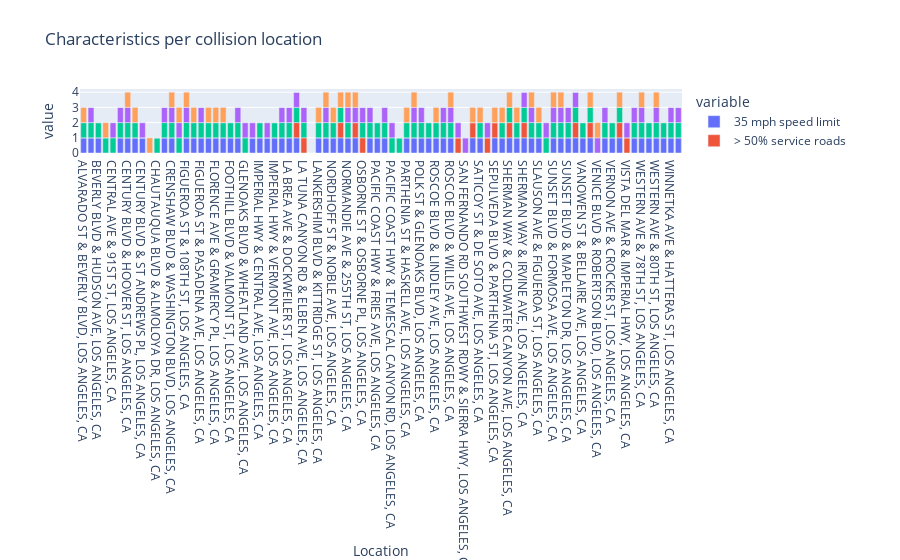

The code cell stored with this chart in its notebook:
### Code cell
#make stacked bar chart
fig = px.bar(chart, x="Location", y=["35 mph speed limit", "> 50% service roads", "> 50% residential buildings", "night time collision", "< 2.63 streetlights"], title="Characteristics per collision location")
fig.show()

### Figure 1 — Plotly figure (JSON) as saved in the notebook; plotly's stock layout.template omitted (floating-point values rounded to 4 significant figures)
{"data": [{"alignmentgroup": "True", "hovertemplate": "variable=35 mph speed limit<br>Location=%{x}<br>value=%{y}<extra></extra>", "legendgroup": "35 mph speed limit", "marker": {"color": "#636efa", "pattern": {"shape": ""}}, "name": "35 mph speed limit", "offsetgroup": "35 mph speed limit", "orientation": "v", "showlegend": true, "textposition": "auto", "type": "bar", "x": ["ALVARADO ST & BEVERLY BLVD, LOS ANGELES, CA", "AVALON BLVD & 118TH PL, LOS ANGELES, CA", "BEVERLY BLVD & HUDSON AVE, LOS ANGELES, CA", "CENTRAL AVE & 29TH ST, LOS ANGELES, CA", "CENTRAL AVE & 91ST ST, LOS ANGELES, CA", "CENTRAL AVE & 92ND ST, LOS ANGELES, CA", "CENTURY BLVD & HOOVER ST, LOS ANGELES, CA", "CENTURY BLVD & MAIN ST, LOS ANGELES, CA", "CENTURY BLVD & ST ANDREWS PL, LOS ANGELES, CA", "CESAR E CHAVEZ AVE & VIGNES ST, LOS ANGELES, CA", "CHAUTAUQUA BLVD & ALMOLOYA DR, LOS ANGELES, CA", "CRENSHAW BLVD & 63RD ST, LOS ANGELES, CA", "CRENSHAW BLVD & WASHINGTON BLVD, LOS ANGELES, CA", "CULVER BLVD & SLAUSON AVE, LOS ANGELES, CA", "FIGUEROA ST & 108TH ST, LOS ANGELES, CA", "FIGUEROA ST & 54TH ST, LOS ANGELES, CA", "FIGUEROA ST & PASADENA AVE, LOS ANGELES, CA", "FLORENCE AVE & CIMARRON ST, LOS ANGELES, CA", "FLORENCE AVE & GRAMERCY PL, LOS ANGELES, CA", "FLORENCE AVE & HOOVER ST, LOS ANGELES, CA", "FOOTHILL BLVD & VALMONT ST, LOS ANGELES, CA", "FULTON AVE & ERWIN ST, LOS ANGELES, CA", "GLENOAKS BLVD & WHEATLAND AVE, LOS ANGELES, CA", "HAYVENHURST AVE & SHERMAN WAY, LOS ANGELES, CA", "IMPERIAL HWY & CENTRAL AVE, LOS ANGELES, CA", "IMPERIAL HWY & SUCCESS AVE, LOS ANGELES, CA", "IMPERIAL HWY & VERMONT AVE, LOS ANGELES, CA", "JEFFERSON BLVD & COCHRAN AVE, LOS ANGELES, CA", "LA BREA AVE & DOCKWEILER ST, LOS ANGELES, CA", "LA BREA AVE & RODEO RD, LOS ANGELES, CA", "LA TUNA CANYON RD & ELBEN AVE, LOS ANGELES, CA", "LA TUNA CANYON RD & RT 210 E/B OFF, LOS ANGELES, CA", "LANKERSHIM BLVD & KITTRIDGE ST, LOS ANGELES, CA", "MARTIN LUTHER KING JR BLVD & HALLDALE AVE, LOS ANGELES, CA", "NORDHOFF ST & NOBLE AVE, LOS ANGELES, CA", "NORDHOFF ST & TOBIAS AVE, LOS ANGELES, CA", "NORMANDIE AVE & 255TH ST, LOS ANGELES, CA", "OLYMPIC BLVD & ORME AVE, LOS ANGELES, CA", "OSBORNE ST & OSBORNE PL, LOS ANGELES, CA", "PACIFIC COAST HWY & FIGUEROA PL, LOS ANGELES, CA", "PACIFIC COAST HWY & FRIES AVE, LOS ANGELES, CA", "PACIFIC COAST HWY & GULF AVE, LOS ANGELES, CA", "PACIFIC COAST HWY & TEMESCAL CANYON RD, LOS ANGELES, CA", "PARTHENIA ST & ENCINO AVE, LOS ANGELES, CA", "PARTHENIA ST & HASKELL AVE, LOS ANGELES, CA", "PLUMMER ST & HASKELL AVE, LOS ANGELES, CA", "POLK ST & GLENOAKS BLVD, LOS ANGELES, CA", "ROSCOE BLVD & HASKELL AVE, LOS ANGELES, CA", "ROSCOE BLVD & LINDLEY AVE, LOS ANGELES, CA", "ROSCOE BLVD & PENFIELD AVE, LOS ANGELES, CA", "ROSCOE BLVD & WILLIS AVE, LOS ANGELES, CA", "SAN FERNANDO RD & TRUESDALE ST, LOS ANGELES, CA", "SAN FERNANDO RD SOUTHWEST RDWY & SIERRA HWY, LOS ANGELES, CA", "SANTA MONICA BLVD & LAS PALMAS AVE, LOS ANGELES, CA", "SATICOY ST & DE SOTO AVE, LOS ANGELES, CA", "SEASIDE AVE & NAVY WAY, LOS ANGELES, CA", "SEPULVEDA BLVD & PARTHENIA ST, LOS ANGELES, CA", "SEPULVEDA BLVD & VANOWEN ST, LOS ANGELES, CA", "SHERMAN WAY & COLDWATER CANYON AVE, LOS ANGELES, CA", "SHERMAN WAY & ETIWANDA AVE, LOS ANGELES, CA", "SHERMAN WAY & IRVINE AVE, LOS ANGELES, CA", "SHERMAN WAY & WOODMAN AVE, LOS ANGELES, CA", "SLAUSON AVE & FIGUEROA ST, LOS ANGELES, CA", "SUNLAND BLVD & NOHLES DR, LOS ANGELES, CA", "SUNSET BLVD & FORMOSA AVE, LOS ANGELES, CA", "SUNSET BLVD & MALTMAN AVE, LOS ANGELES, CA", "SUNSET BLVD & MAPLETON DR, LOS ANGELES, CA", "VAN NUYS BLVD & CANTERBURY AVE, LOS ANGELES, CA", "VANOWEN ST & BELLAIRE AVE, LOS ANGELES, CA", "VANOWEN ST & VANTAGE AVE, LOS ANGELES, CA", "VENICE BLVD & ROBERTSON BLVD, LOS ANGELES, CA", "VERMONT AVE & 65TH ST, LOS ANGELES, CA", "VERNON AVE & CROCKER ST, LOS ANGELES, CA", "VINELAND AVE & VANOWEN ST, LOS ANGELES, CA", "VISTA DEL MAR & IMPERIAL HWY, LOS ANGELES, CA", "WASHINGTON BLVD & BURLINGTON AVE, LOS ANGELES, CA", "WESTERN AVE & 78TH ST, LOS ANGELES, CA", "WESTERN AVE & 79TH ST, LOS ANGELES, CA", "WESTERN AVE & 80TH ST, LOS ANGELES, CA", "WILSHIRE BLVD & FAIRFAX AVE, LOS ANGELES, CA", "WINNETKA AVE & HATTERAS ST, LOS ANGELES, CA", "WOODLEY AVE & RAYEN ST, LOS ANGELES, CA"], "xaxis": "x", "y": [1, 1, 1, 0, 0, 1, 1, 1, 1, 0, 0, 1, 1, 0, 1, 1, 1, 1, 1, 1, 1, 1, 0, 1, 1, 1, 1, 1, 1, 1, 0, 0, 1, 1, 1, 1, 1, 1, 0, 1, 1, 1, 0, 0, 1, 1, 1, 1, 1, 1, 1, 0, 0, 1, 1, 0, 1, 1, 1, 1, 1, 1, 1, 0, 1, 1, 1, 1, 1, 1, 0, 1, 1, 1, 0, 1, 1, 1, 1, 1, 1, 1], "yaxis": "y"}, {"alignmentgroup": "True", "hovertemplate": "variable=> 50% service roads<br>Location=%{x}<br>value=%{y}<extra></extra>", "legendgroup": "> 50% service roads", "marker": {"color": "#EF553B", "pattern": {"shape": ""}}, "name": "> 50% service roads", "offsetgroup": "> 50% service roads", "orientation": "v", "showlegend": true, "textposition": "auto", "type": "bar", "x": ["ALVARADO ST & BEVERLY BLVD, LOS ANGELES, CA", "AVALON BLVD & 118TH PL, LOS ANGELES, CA", "BEVERLY BLVD & HUDSON AVE, LOS ANGELES, CA", "CENTRAL AVE & 29TH ST, LOS ANGELES, CA", "CENTRAL AVE & 91ST ST, LOS ANGELES, CA", "CENTRAL AVE & 92ND ST, LOS ANGELES, CA", "CENTURY BLVD & HOOVER ST, LOS ANGELES, CA", "CENTURY BLVD & MAIN ST, LOS ANGELES, CA", "CENTURY BLVD & ST ANDREWS PL, LOS ANGELES, CA", "CESAR E CHAVEZ AVE & VIGNES ST, LOS ANGELES, CA", "CHAUTAUQUA BLVD & ALMOLOYA DR, LOS ANGELES, CA", "CRENSHAW BLVD & 63RD ST, LOS ANGELES, CA", "CRENSHAW BLVD & WASHINGTON BLVD, LOS ANGELES, CA", "CULVER BLVD & SLAUSON AVE, LOS ANGELES, CA", "FIGUEROA ST & 108TH ST, LOS ANGELES, CA", "FIGUEROA ST & 54TH ST, LOS ANGELES, CA", "FIGUEROA ST & PASADENA AVE, LOS ANGELES, CA", "FLORENCE AVE & CIMARRON ST, LOS ANGELES, CA", "FLORENCE AVE & GRAMERCY PL, LOS ANGELES, CA", "FLORENCE AVE & HOOVER ST, LOS ANGELES, CA", "FOOTHILL BLVD & VALMONT ST, LOS ANGELES, CA", "FULTON AVE & ERWIN ST, LOS ANGELES, CA", "GLENOAKS BLVD & WHEATLAND AVE, LOS ANGELES, CA", "HAYVENHURST AVE & SHERMAN WAY, LOS ANGELES, CA", "IMPERIAL HWY & CENTRAL AVE, LOS ANGELES, CA", "IMPERIAL HWY & SUCCESS AVE, LOS ANGELES, CA", "IMPERIAL HWY & VERMONT AVE, LOS ANGELES, CA", "JEFFERSON BLVD & COCHRAN AVE, LOS ANGELES, CA", "LA BREA AVE & DOCKWEILER ST, LOS ANGELES, CA", "LA BREA AVE & RODEO RD, LOS ANGELES, CA", "LA TUNA CANYON RD & ELBEN AVE, LOS ANGELES, CA", "LA TUNA CANYON RD & RT 210 E/B OFF, LOS ANGELES, CA", "LANKERSHIM BLVD & KITTRIDGE ST, LOS ANGELES, CA", "MARTIN LUTHER KING JR BLVD & HALLDALE AVE, LOS ANGELES, CA", "NORDHOFF ST & NOBLE AVE, LOS ANGELES, CA", "NORDHOFF ST & TOBIAS AVE, LOS ANGELES, CA", "NORMANDIE AVE & 255TH ST, LOS ANGELES, CA", "OLYMPIC BLVD & ORME AVE, LOS ANGELES, CA", "OSBORNE ST & OSBORNE PL, LOS ANGELES, CA", "PACIFIC COAST HWY & FIGUEROA PL, LOS ANGELES, CA", "PACIFIC COAST HWY & FRIES AVE, LOS ANGELES, CA", "PACIFIC COAST HWY & GULF AVE, LOS ANGELES, CA", "PACIFIC COAST HWY & TEMESCAL CANYON RD, LOS ANGELES, CA", "PARTHENIA ST & ENCINO AVE, LOS ANGELES, CA", "PARTHENIA ST & HASKELL AVE, LOS ANGELES, CA", "PLUMMER ST & HASKELL AVE, LOS ANGELES, CA", "POLK ST & GLENOAKS BLVD, LOS ANGELES, CA", "ROSCOE BLVD & HASKELL AVE, LOS ANGELES, CA", "ROSCOE BLVD & LINDLEY AVE, LOS ANGELES, CA", "ROSCOE BLVD & PENFIELD AVE, LOS ANGELES, CA", "ROSCOE BLVD & WILLIS AVE, LOS ANGELES, CA", "SAN FERNANDO RD & TRUESDALE ST, LOS ANGELES, CA", "SAN FERNANDO RD SOUTHWEST RDWY & SIERRA HWY, LOS ANGELES, CA", "SANTA MONICA BLVD & LAS PALMAS AVE, LOS ANGELES, CA", "SATICOY ST & DE SOTO AVE, LOS ANGELES, CA", "SEASIDE AVE & NAVY WAY, LOS ANGELES, CA", "SEPULVEDA BLVD & PARTHENIA ST, LOS ANGELES, CA", "SEPULVEDA BLVD & VANOWEN ST, LOS ANGELES, CA", "SHERMAN WAY & COLDWATER CANYON AVE, LOS ANGELES, CA", "SHERMAN WAY & ETIWANDA AVE, LOS ANGELES, CA", "SHERMAN WAY & IRVINE AVE, LOS ANGELES, CA", "SHERMAN WAY & WOODMAN AVE, LOS ANGELES, CA", "SLAUSON AVE & FIGUEROA ST, LOS ANGELES, CA", "SUNLAND BLVD & NOHLES DR, LOS ANGELES, CA", "SUNSET BLVD & FORMOSA AVE, LOS ANGELES, CA", "SUNSET BLVD & MALTMAN AVE, LOS ANGELES, CA", "SUNSET BLVD & MAPLETON DR, LOS ANGELES, CA", "VAN NUYS BLVD & CANTERBURY AVE, LOS ANGELES, CA", "VANOWEN ST & BELLAIRE AVE, LOS ANGELES, CA", "VANOWEN ST & VANTAGE AVE, LOS ANGELES, CA", "VENICE BLVD & ROBERTSON BLVD, LOS ANGELES, CA", "VERMONT AVE & 65TH ST, LOS ANGELES, CA", "VERNON AVE & CROCKER ST, LOS ANGELES, CA", "VINELAND AVE & VANOWEN ST, LOS ANGELES, CA", "VISTA DEL MAR & IMPERIAL HWY, LOS ANGELES, CA", "WASHINGTON BLVD & BURLINGTON AVE, LOS ANGELES, CA", "WESTERN AVE & 78TH ST, LOS ANGELES, CA", "WESTERN AVE & 79TH ST, LOS ANGELES, CA", "WESTERN AVE & 80TH ST, LOS ANGELES, CA", "WILSHIRE BLVD & FAIRFAX AVE, LOS ANGELES, CA", "WINNETKA AVE & HATTERAS ST, LOS ANGELES, CA", "WOODLEY AVE & RAYEN ST, LOS ANGELES, CA"], "xaxis": "x", "y": [0, 0, 0, 0, 0, 0, 0, 0, 0, 0, 0, 0, 0, 0, 0, 0, 0, 0, 0, 0, 0, 0, 0, 0, 0, 0, 0, 0, 0, 1, 1, 0, 0, 0, 0, 1, 0, 1, 1, 0, 0, 0, 0, 0, 0, 0, 0, 0, 0, 0, 0, 1, 0, 1, 0, 1, 1, 0, 1, 0, 1, 0, 0, 0, 0, 0, 0, 1, 0, 1, 0, 0, 0, 1, 1, 0, 0, 0, 0, 0, 0, 0], "yaxis": "y"}, {"alignmentgroup": "True", "hovertemplate": "variable=> 50% residential buildings<br>Location=%{x}<br>value=%{y}<extra></extra>", "legendgroup": "> 50% residential buildings", "marker": {"color": "#00cc96", "pattern": {"shape": ""}}, "name": "> 50% residential buildings", "offsetgroup": "> 50% residential buildings", "orientation": "v", "showlegend": true, "textposition": "auto", "type": "bar", "x": ["ALVARADO ST & BEVERLY BLVD, LOS ANGELES, CA", "AVALON BLVD & 118TH PL, LOS ANGELES, CA", "BEVERLY BLVD & HUDSON AVE, LOS ANGELES, CA", "CENTRAL AVE & 29TH ST, LOS ANGELES, CA", "CENTRAL AVE & 91ST ST, LOS ANGELES, CA", "CENTRAL AVE & 92ND ST, LOS ANGELES, CA", "CENTURY BLVD & HOOVER ST, LOS ANGELES, CA", "CENTURY BLVD & MAIN ST, LOS ANGELES, CA", "CENTURY BLVD & ST ANDREWS PL, LOS ANGELES, CA", "CESAR E CHAVEZ AVE & VIGNES ST, LOS ANGELES, CA", "CHAUTAUQUA BLVD & ALMOLOYA DR, LOS ANGELES, CA", "CRENSHAW BLVD & 63RD ST, LOS ANGELES, CA", "CRENSHAW BLVD & WASHINGTON BLVD, LOS ANGELES, CA", "CULVER BLVD & SLAUSON AVE, LOS ANGELES, CA", "FIGUEROA ST & 108TH ST, LOS ANGELES, CA", "FIGUEROA ST & 54TH ST, LOS ANGELES, CA", "FIGUEROA ST & PASADENA AVE, LOS ANGELES, CA", "FLORENCE AVE & CIMARRON ST, LOS ANGELES, CA", "FLORENCE AVE & GRAMERCY PL, LOS ANGELES, CA", "FLORENCE AVE & HOOVER ST, LOS ANGELES, CA", "FOOTHILL BLVD & VALMONT ST, LOS ANGELES, CA", "FULTON AVE & ERWIN ST, LOS ANGELES, CA", "GLENOAKS BLVD & WHEATLAND AVE, LOS ANGELES, CA", "HAYVENHURST AVE & SHERMAN WAY, LOS ANGELES, CA", "IMPERIAL HWY & CENTRAL AVE, LOS ANGELES, CA", "IMPERIAL HWY & SUCCESS AVE, LOS ANGELES, CA", "IMPERIAL HWY & VERMONT AVE, LOS ANGELES, CA", "JEFFERSON BLVD & COCHRAN AVE, LOS ANGELES, CA", "LA BREA AVE & DOCKWEILER ST, LOS ANGELES, CA", "LA BREA AVE & RODEO RD, LOS ANGELES, CA", "LA TUNA CANYON RD & ELBEN AVE, LOS ANGELES, CA", "LA TUNA CANYON RD & RT 210 E/B OFF, LOS ANGELES, CA", "LANKERSHIM BLVD & KITTRIDGE ST, LOS ANGELES, CA", "MARTIN LUTHER KING JR BLVD & HALLDALE AVE, LOS ANGELES, CA", "NORDHOFF ST & NOBLE AVE, LOS ANGELES, CA", "NORDHOFF ST & TOBIAS AVE, LOS ANGELES, CA", "NORMANDIE AVE & 255TH ST, LOS ANGELES, CA", "OLYMPIC BLVD & ORME AVE, LOS ANGELES, CA", "OSBORNE ST & OSBORNE PL, LOS ANGELES, CA", "PACIFIC COAST HWY & FIGUEROA PL, LOS ANGELES, CA", "PACIFIC COAST HWY & FRIES AVE, LOS ANGELES, CA", "PACIFIC COAST HWY & GULF AVE, LOS ANGELES, CA", "PACIFIC COAST HWY & TEMESCAL CANYON RD, LOS ANGELES, CA", "PARTHENIA ST & ENCINO AVE, LOS ANGELES, CA", "PARTHENIA ST & HASKELL AVE, LOS ANGELES, CA", "PLUMMER ST & HASKELL AVE, LOS ANGELES, CA", "POLK ST & GLENOAKS BLVD, LOS ANGELES, CA", "ROSCOE BLVD & HASKELL AVE, LOS ANGELES, CA", "ROSCOE BLVD & LINDLEY AVE, LOS ANGELES, CA", "ROSCOE BLVD & PENFIELD AVE, LOS ANGELES, CA", "ROSCOE BLVD & WILLIS AVE, LOS ANGELES, CA", "SAN FERNANDO RD & TRUESDALE ST, LOS ANGELES, CA", "SAN FERNANDO RD SOUTHWEST RDWY & SIERRA HWY, LOS ANGELES, CA", "SANTA MONICA BLVD & LAS PALMAS AVE, LOS ANGELES, CA", "SATICOY ST & DE SOTO AVE, LOS ANGELES, CA", "SEASIDE AVE & NAVY WAY, LOS ANGELES, CA", "SEPULVEDA BLVD & PARTHENIA ST, LOS ANGELES, CA", "SEPULVEDA BLVD & VANOWEN ST, LOS ANGELES, CA", "SHERMAN WAY & COLDWATER CANYON AVE, LOS ANGELES, CA", "SHERMAN WAY & ETIWANDA AVE, LOS ANGELES, CA", "SHERMAN WAY & IRVINE AVE, LOS ANGELES, CA", "SHERMAN WAY & WOODMAN AVE, LOS ANGELES, CA", "SLAUSON AVE & FIGUEROA ST, LOS ANGELES, CA", "SUNLAND BLVD & NOHLES DR, LOS ANGELES, CA", "SUNSET BLVD & FORMOSA AVE, LOS ANGELES, CA", "SUNSET BLVD & MALTMAN AVE, LOS ANGELES, CA", "SUNSET BLVD & MAPLETON DR, LOS ANGELES, CA", "VAN NUYS BLVD & CANTERBURY AVE, LOS ANGELES, CA", "VANOWEN ST & BELLAIRE AVE, LOS ANGELES, CA", "VANOWEN ST & VANTAGE AVE, LOS ANGELES, CA", "VENICE BLVD & ROBERTSON BLVD, LOS ANGELES, CA", "VERMONT AVE & 65TH ST, LOS ANGELES, CA", "VERNON AVE & CROCKER ST, LOS ANGELES, CA", "VINELAND AVE & VANOWEN ST, LOS ANGELES, CA", "VISTA DEL MAR & IMPERIAL HWY, LOS ANGELES, CA", "WASHINGTON BLVD & BURLINGTON AVE, LOS ANGELES, CA", "WESTERN AVE & 78TH ST, LOS ANGELES, CA", "WESTERN AVE & 79TH ST, LOS ANGELES, CA", "WESTERN AVE & 80TH ST, LOS ANGELES, CA", "WILSHIRE BLVD & FAIRFAX AVE, LOS ANGELES, CA", "WINNETKA AVE & HATTERAS ST, LOS ANGELES, CA", "WOODLEY AVE & RAYEN ST, LOS ANGELES, CA"], "xaxis": "x", "y": [1, 1, 1, 1, 1, 1, 1, 1, 0, 0, 1, 1, 1, 1, 1, 1, 1, 1, 1, 1, 1, 1, 1, 0, 1, 0, 1, 1, 1, 1, 1, null, 1, 1, 1, 1, 1, 0, 1, 1, 1, 1, 1, 1, 1, 1, 1, 1, 1, 1, 1, 0, 0, 0, 1, 0, 0, 1, 1, 1, 1, 1, 1, 1, 1, 1, 1, 1, 1, 1, 0, 1, 1, 1, 0, 1, 1, 1, 1, 1, 1, 1], "yaxis": "y"}, {"alignmentgroup": "True", "hovertemplate": "variable=night time collision<br>Location=%{x}<br>value=%{y}<extra></extra>", "legendgroup": "night time collision", "marker": {"color": "#ab63fa", "pattern": {"shape": ""}}, "name": "night time collision", "offsetgroup": "night time collision", "orientation": "v", "showlegend": true, "textposition": "auto", "type": "bar", "x": ["ALVARADO ST & BEVERLY BLVD, LOS ANGELES, CA", "AVALON BLVD & 118TH PL, LOS ANGELES, CA", "BEVERLY BLVD & HUDSON AVE, LOS ANGELES, CA", "CENTRAL AVE & 29TH ST, LOS ANGELES, CA", "CENTRAL AVE & 91ST ST, LOS ANGELES, CA", "CENTRAL AVE & 92ND ST, LOS ANGELES, CA", "CENTURY BLVD & HOOVER ST, LOS ANGELES, CA", "CENTURY BLVD & MAIN ST, LOS ANGELES, CA", "CENTURY BLVD & ST ANDREWS PL, LOS ANGELES, CA", "CESAR E CHAVEZ AVE & VIGNES ST, LOS ANGELES, CA", "CHAUTAUQUA BLVD & ALMOLOYA DR, LOS ANGELES, CA", "CRENSHAW BLVD & 63RD ST, LOS ANGELES, CA", "CRENSHAW BLVD & WASHINGTON BLVD, LOS ANGELES, CA", "CULVER BLVD & SLAUSON AVE, LOS ANGELES, CA", "FIGUEROA ST & 108TH ST, LOS ANGELES, CA", "FIGUEROA ST & 54TH ST, LOS ANGELES, CA", "FIGUEROA ST & PASADENA AVE, LOS ANGELES, CA", "FLORENCE AVE & CIMARRON ST, LOS ANGELES, CA", "FLORENCE AVE & GRAMERCY PL, LOS ANGELES, CA", "FLORENCE AVE & HOOVER ST, LOS ANGELES, CA", "FOOTHILL BLVD & VALMONT ST, LOS ANGELES, CA", "FULTON AVE & ERWIN ST, LOS ANGELES, CA", "GLENOAKS BLVD & WHEATLAND AVE, LOS ANGELES, CA", "HAYVENHURST AVE & SHERMAN WAY, LOS ANGELES, CA", "IMPERIAL HWY & CENTRAL AVE, LOS ANGELES, CA", "IMPERIAL HWY & SUCCESS AVE, LOS ANGELES, CA", "IMPERIAL HWY & VERMONT AVE, LOS ANGELES, CA", "JEFFERSON BLVD & COCHRAN AVE, LOS ANGELES, CA", "LA BREA AVE & DOCKWEILER ST, LOS ANGELES, CA", "LA BREA AVE & RODEO RD, LOS ANGELES, CA", "LA TUNA CANYON RD & ELBEN AVE, LOS ANGELES, CA", "LA TUNA CANYON RD & RT 210 E/B OFF, LOS ANGELES, CA", "LANKERSHIM BLVD & KITTRIDGE ST, LOS ANGELES, CA", "MARTIN LUTHER KING JR BLVD & HALLDALE AVE, LOS ANGELES, CA", "NORDHOFF ST & NOBLE AVE, LOS ANGELES, CA", "NORDHOFF ST & TOBIAS AVE, LOS ANGELES, CA", "NORMANDIE AVE & 255TH ST, LOS ANGELES, CA", "OLYMPIC BLVD & ORME AVE, LOS ANGELES, CA", "OSBORNE ST & OSBORNE PL, LOS ANGELES, CA", "PACIFIC COAST HWY & FIGUEROA PL, LOS ANGELES, CA", "PACIFIC COAST HWY & FRIES AVE, LOS ANGELES, CA", "PACIFIC COAST HWY & GULF AVE, LOS ANGELES, CA", "PACIFIC COAST HWY & TEMESCAL CANYON RD, LOS ANGELES, CA", "PARTHENIA ST & ENCINO AVE, LOS ANGELES, CA", "PARTHENIA ST & HASKELL AVE, LOS ANGELES, CA", "PLUMMER ST & HASKELL AVE, LOS ANGELES, CA", "POLK ST & GLENOAKS BLVD, LOS ANGELES, CA", "ROSCOE BLVD & HASKELL AVE, LOS ANGELES, CA", "ROSCOE BLVD & LINDLEY AVE, LOS ANGELES, CA", "ROSCOE BLVD & PENFIELD AVE, LOS ANGELES, CA", "ROSCOE BLVD & WILLIS AVE, LOS ANGELES, CA", "SAN FERNANDO RD & TRUESDALE ST, LOS ANGELES, CA", "SAN FERNANDO RD SOUTHWEST RDWY & SIERRA HWY, LOS ANGELES, CA", "SANTA MONICA BLVD & LAS PALMAS AVE, LOS ANGELES, CA", "SATICOY ST & DE SOTO AVE, LOS ANGELES, CA", "SEASIDE AVE & NAVY WAY, LOS ANGELES, CA", "SEPULVEDA BLVD & PARTHENIA ST, LOS ANGELES, CA", "SEPULVEDA BLVD & VANOWEN ST, LOS ANGELES, CA", "SHERMAN WAY & COLDWATER CANYON AVE, LOS ANGELES, CA", "SHERMAN WAY & ETIWANDA AVE, LOS ANGELES, CA", "SHERMAN WAY & IRVINE AVE, LOS ANGELES, CA", "SHERMAN WAY & WOODMAN AVE, LOS ANGELES, CA", "SLAUSON AVE & FIGUEROA ST, LOS ANGELES, CA", "SUNLAND BLVD & NOHLES DR, LOS ANGELES, CA", "SUNSET BLVD & FORMOSA AVE, LOS ANGELES, CA", "SUNSET BLVD & MALTMAN AVE, LOS ANGELES, CA", "SUNSET BLVD & MAPLETON DR, LOS ANGELES, CA", "VAN NUYS BLVD & CANTERBURY AVE, LOS ANGELES, CA", "VANOWEN ST & BELLAIRE AVE, LOS ANGELES, CA", "VANOWEN ST & VANTAGE AVE, LOS ANGELES, CA", "VENICE BLVD & ROBERTSON BLVD, LOS ANGELES, CA", "VERMONT AVE & 65TH ST, LOS ANGELES, CA", "VERNON AVE & CROCKER ST, LOS ANGELES, CA", "VINELAND AVE & VANOWEN ST, LOS ANGELES, CA", "VISTA DEL MAR & IMPERIAL HWY, LOS ANGELES, CA", "WASHINGTON BLVD & BURLINGTON AVE, LOS ANGELES, CA", "WESTERN AVE & 78TH ST, LOS ANGELES, CA", "WESTERN AVE & 79TH ST, LOS ANGELES, CA", "WESTERN AVE & 80TH ST, LOS ANGELES, CA", "WILSHIRE BLVD & FAIRFAX AVE, LOS ANGELES, CA", "WINNETKA AVE & HATTERAS ST, LOS ANGELES, CA", "WOODLEY AVE & RAYEN ST, LOS ANGELES, CA"], "xaxis": "x", "y": [0, 1, 0, 0, 1, 1, 1, 0, 1, 0, 0, 1, 1, 1, 1, 0, 1, 0, 0, 0, 0, 1, 1, 1, 0, 1, 0, 1, 1, 1, 1, 0, 0, 1, 0, 0, 1, 1, 1, 1, 0, 1, 1, 0, 0, 1, 1, 0, 0, 1, 1, 1, 1, 0, 0, 1, 0, 0, 0, 0, 1, 1, 0, 1, 1, 1, 1, 1, 0, 0, 1, 1, 0, 0, 1, 1, 1, 0, 1, 0, 1, 1], "yaxis": "y"}, {"alignmentgroup": "True", "hovertemplate": "variable=< 2.63 streetlights<br>Location=%{x}<br>value=%{y}<extra></extra>", "legendgroup": "< 2.63 streetlights", "marker": {"color": "#FFA15A", "pattern": {"shape": ""}}, "name": "< 2.63 streetlights", "offsetgroup": "< 2.63 streetlights", "orientation": "v", "showlegend": true, "textposition": "auto", "type": "bar", "x": ["ALVARADO ST & BEVERLY BLVD, LOS ANGELES, CA", "AVALON BLVD & 118TH PL, LOS ANGELES, CA", "BEVERLY BLVD & HUDSON AVE, LOS ANGELES, CA", "CENTRAL AVE & 29TH ST, LOS ANGELES, CA", "CENTRAL AVE & 91ST ST, LOS ANGELES, CA", "CENTRAL AVE & 92ND ST, LOS ANGELES, CA", "CENTURY BLVD & HOOVER ST, LOS ANGELES, CA", "CENTURY BLVD & MAIN ST, LOS ANGELES, CA", "CENTURY BLVD & ST ANDREWS PL, LOS ANGELES, CA", "CESAR E CHAVEZ AVE & VIGNES ST, LOS ANGELES, CA", "CHAUTAUQUA BLVD & ALMOLOYA DR, LOS ANGELES, CA", "CRENSHAW BLVD & 63RD ST, LOS ANGELES, CA", "CRENSHAW BLVD & WASHINGTON BLVD, LOS ANGELES, CA", "CULVER BLVD & SLAUSON AVE, LOS ANGELES, CA", "FIGUEROA ST & 108TH ST, LOS ANGELES, CA", "FIGUEROA ST & 54TH ST, LOS ANGELES, CA", "FIGUEROA ST & PASADENA AVE, LOS ANGELES, CA", "FLORENCE AVE & CIMARRON ST, LOS ANGELES, CA", "FLORENCE AVE & GRAMERCY PL, LOS ANGELES, CA", "FLORENCE AVE & HOOVER ST, LOS ANGELES, CA", "FOOTHILL BLVD & VALMONT ST, LOS ANGELES, CA", "FULTON AVE & ERWIN ST, LOS ANGELES, CA", "GLENOAKS BLVD & WHEATLAND AVE, LOS ANGELES, CA", "HAYVENHURST AVE & SHERMAN WAY, LOS ANGELES, CA", "IMPERIAL HWY & CENTRAL AVE, LOS ANGELES, CA", "IMPERIAL HWY & SUCCESS AVE, LOS ANGELES, CA", "IMPERIAL HWY & VERMONT AVE, LOS ANGELES, CA", "JEFFERSON BLVD & COCHRAN AVE, LOS ANGELES, CA", "LA BREA AVE & DOCKWEILER ST, LOS ANGELES, CA", "LA BREA AVE & RODEO RD, LOS ANGELES, CA", "LA TUNA CANYON RD & ELBEN AVE, LOS ANGELES, CA", "LA TUNA CANYON RD & RT 210 E/B OFF, LOS ANGELES, CA", "LANKERSHIM BLVD & KITTRIDGE ST, LOS ANGELES, CA", "MARTIN LUTHER KING JR BLVD & HALLDALE AVE, LOS ANGELES, CA", "NORDHOFF ST & NOBLE AVE, LOS ANGELES, CA", "NORDHOFF ST & TOBIAS AVE, LOS ANGELES, CA", "NORMANDIE AVE & 255TH ST, LOS ANGELES, CA", "OLYMPIC BLVD & ORME AVE, LOS ANGELES, CA", "OSBORNE ST & OSBORNE PL, LOS ANGELES, CA", "PACIFIC COAST HWY & FIGUEROA PL, LOS ANGELES, CA", "PACIFIC COAST HWY & FRIES AVE, LOS ANGELES, CA", "PACIFIC COAST HWY & GULF AVE, LOS ANGELES, CA", "PACIFIC COAST HWY & TEMESCAL CANYON RD, LOS ANGELES, CA", "PARTHENIA ST & ENCINO AVE, LOS ANGELES, CA", "PARTHENIA ST & HASKELL AVE, LOS ANGELES, CA", "PLUMMER ST & HASKELL AVE, LOS ANGELES, CA", "POLK ST & GLENOAKS BLVD, LOS ANGELES, CA", "ROSCOE BLVD & HASKELL AVE, LOS ANGELES, CA", "ROSCOE BLVD & LINDLEY AVE, LOS ANGELES, CA", "ROSCOE BLVD & PENFIELD AVE, LOS ANGELES, CA", "ROSCOE BLVD & WILLIS AVE, LOS ANGELES, CA", "SAN FERNANDO RD & TRUESDALE ST, LOS ANGELES, CA", "SAN FERNANDO RD SOUTHWEST RDWY & SIERRA HWY, LOS ANGELES, CA", "SANTA MONICA BLVD & LAS PALMAS AVE, LOS ANGELES, CA", "SATICOY ST & DE SOTO AVE, LOS ANGELES, CA", "SEASIDE AVE & NAVY WAY, LOS ANGELES, CA", "SEPULVEDA BLVD & PARTHENIA ST, LOS ANGELES, CA", "SEPULVEDA BLVD & VANOWEN ST, LOS ANGELES, CA", "SHERMAN WAY & COLDWATER CANYON AVE, LOS ANGELES, CA", "SHERMAN WAY & ETIWANDA AVE, LOS ANGELES, CA", "SHERMAN WAY & IRVINE AVE, LOS ANGELES, CA", "SHERMAN WAY & WOODMAN AVE, LOS ANGELES, CA", "SLAUSON AVE & FIGUEROA ST, LOS ANGELES, CA", "SUNLAND BLVD & NOHLES DR, LOS ANGELES, CA", "SUNSET BLVD & FORMOSA AVE, LOS ANGELES, CA", "SUNSET BLVD & MALTMAN AVE, LOS ANGELES, CA", "SUNSET BLVD & MAPLETON DR, LOS ANGELES, CA", "VAN NUYS BLVD & CANTERBURY AVE, LOS ANGELES, CA", "VANOWEN ST & BELLAIRE AVE, LOS ANGELES, CA", "VANOWEN ST & VANTAGE AVE, LOS ANGELES, CA", "VENICE BLVD & ROBERTSON BLVD, LOS ANGELES, CA", "VERMONT AVE & 65TH ST, LOS ANGELES, CA", "VERNON AVE & CROCKER ST, LOS ANGELES, CA", "VINELAND AVE & VANOWEN ST, LOS ANGELES, CA", "VISTA DEL MAR & IMPERIAL HWY, LOS ANGELES, CA", "WASHINGTON BLVD & BURLINGTON AVE, LOS ANGELES, CA", "WESTERN AVE & 78TH ST, LOS ANGELES, CA", "WESTERN AVE & 79TH ST, LOS ANGELES, CA", "WESTERN AVE & 80TH ST, LOS ANGELES, CA", "WILSHIRE BLVD & FAIRFAX AVE, LOS ANGELES, CA", "WINNETKA AVE & HATTERAS ST, LOS ANGELES, CA", "WOODLEY AVE & RAYEN ST, LOS ANGELES, CA"], "xaxis": "x", "y": [1, 0, 0, 1, 0, 0, 1, 1, 0, 1, 0, 0, 1, 1, 1, 1, 0, 1, 1, 1, 0, 0, 0, 0, 0, 0, 0, 0, 0, 0, 0, 0, 1, 1, 1, 1, 1, 1, 0, 0, 0, 0, 0, 0, 1, 1, 0, 0, 1, 0, 1, 0, 0, 1, 1, 0, 1, 1, 1, 1, 0, 1, 1, 0, 1, 1, 0, 0, 0, 1, 1, 0, 0, 1, 0, 0, 1, 0, 1, 0, 0, 0], "yaxis": "y"}], "layout": {"autosize": true, "barmode": "relative", "legend": {"title": {"text": "variable"}, "tracegroupgap": 0}, "title": {"text": "Characteristics per collision location"}, "xaxis": {"anchor": "y", "autorange": true, "domain": [0, 1], "range": [-0.5, 81.5], "title": {"text": "Location"}, "type": "category"}, "yaxis": {"anchor": "x", "autorange": true, "domain": [0, 1], "range": [0, 4.211], "title": {"text": "value"}, "type": "linear"}}}
